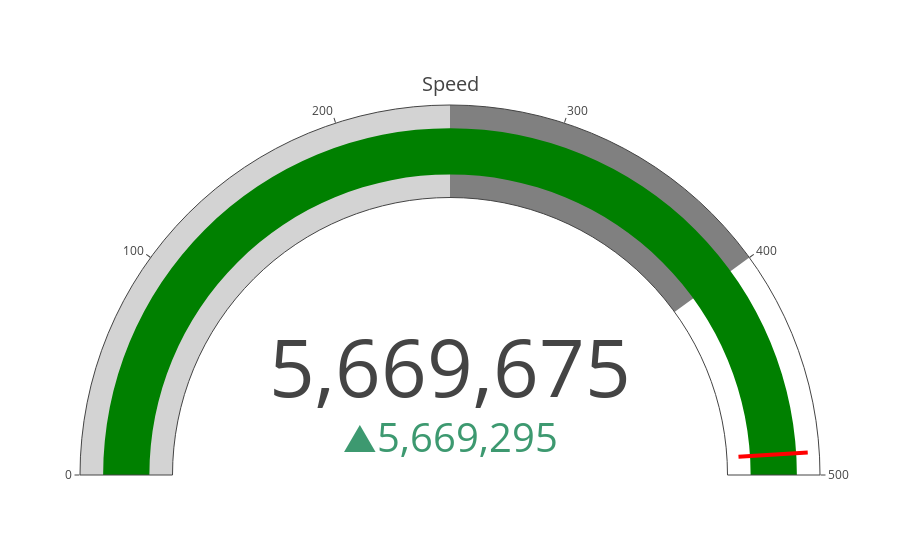

The notebook cell saved with this chart:
### Code cell
import plotly.graph_objects as go

for index, row in df.iterrows():
    values = row['Views Count']
    fig = go.Figure(go.Indicator(
        domain = {'x': [0, 1], 'y': [0, 1]},
        value = values,
        mode = "gauge+number+delta",
        title = {'text': "Speed"},
        delta = {'reference': 380},
        gauge = {'axis': {'range': [None, 500]},
                 'steps' : [
                     {'range': [0, 250], 'color': "lightgray"},
                     {'range': [250, 400], 'color': "gray"}],
                 'threshold' : {'line': {'color': "red", 'width': 4}, 'thickness': 0.75, 'value': 490}}))

fig.show()

### Figure 1 — Plotly figure (JSON) as saved in the notebook; plotly's stock layout.template omitted (floating-point values rounded to 4 significant figures)
{"data": [{"delta": {"reference": 380}, "domain": {"x": [0, 1], "y": [0, 1]}, "gauge": {"axis": {"range": [null, 500]}, "steps": [{"color": "lightgray", "range": [0, 250]}, {"color": "gray", "range": [250, 400]}], "threshold": {"line": {"color": "red", "width": 4}, "thickness": 0.75, "value": 490}}, "mode": "gauge+number+delta", "title": {"text": "Speed"}, "type": "indicator", "value": 5669675}], "layout": {}}
